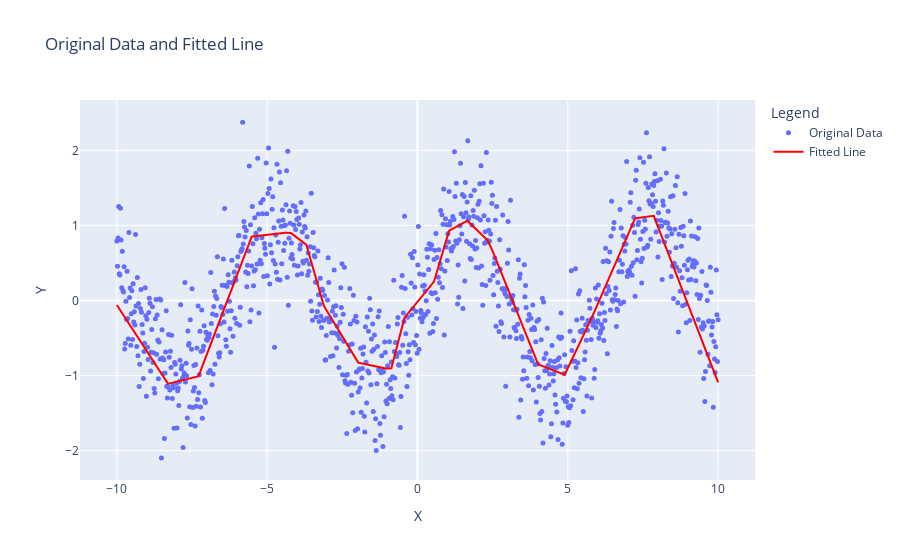

The notebook cell saved with this chart:
### Code cell
# Evaluate the model and plot the results using Plotly
device = torch.device("cuda" if torch.cuda.is_available() else "cpu")
model.to(device)
x_tensor = x_tensor.to(device)

model.eval()
with torch.no_grad():
    predicted = model(x_tensor).cpu().detach().numpy()  # Move the predicted tensor back to CPU

# Plot the results using Plotly
fig = go.Figure()

# Original data
fig.add_trace(go.Scatter(x=x, y=y, mode='markers', name='Original Data', marker=dict(size=5)))

# Fitted line
fig.add_trace(go.Scatter(x=x, y=predicted.flatten(), mode='lines', name='Fitted Line', line=dict(color='red')))

fig.update_layout(
    title="Original Data and Fitted Line",
    xaxis_title="X",
    yaxis_title="Y",
    legend_title="Legend"
)

fig.show()

### Figure 1 — Plotly figure (JSON) as saved in the notebook; plotly's stock layout.template omitted (floating-point values rounded to 4 significant figures; data arrays with more than 128 entries replaced by an {"elided": "..."} marker saying what was removed)
{"data": [{"marker": {"size": 5}, "mode": "markers", "name": "Original Data", "type": "scatter", "x": {"elided": "1000 float values"}, "y": {"elided": "1000 float values"}}, {"line": {"color": "red"}, "mode": "lines", "name": "Fitted Line", "type": "scatter", "x": {"elided": "1000 float values"}, "y": {"elided": "1000 float values"}}], "layout": {"autosize": true, "legend": {"title": {"text": "Legend"}}, "title": {"text": "Original Data and Fitted Line"}, "xaxis": {"autorange": true, "range": [-11.18, 11.18], "title": {"text": "X"}, "type": "linear"}, "yaxis": {"autorange": true, "range": [-2.445, 2.725], "title": {"text": "Y"}, "type": "linear"}}}
